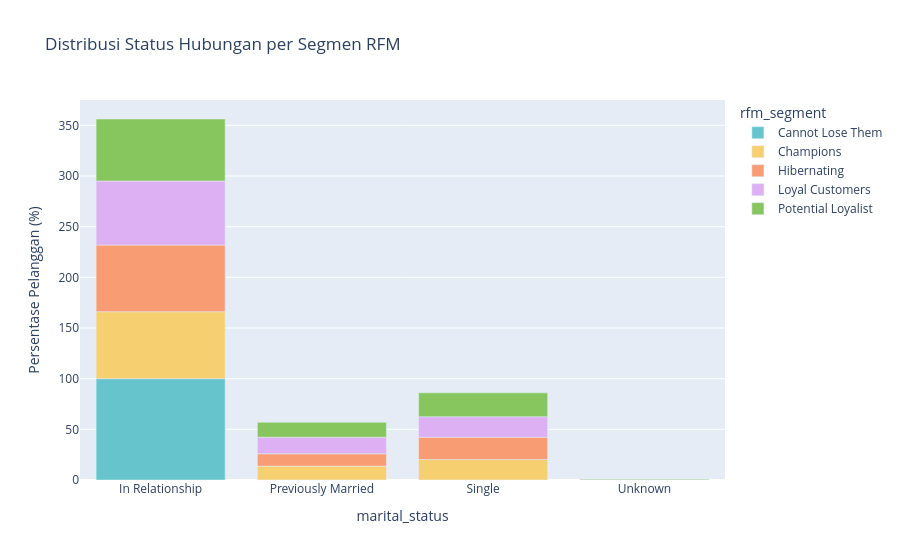

Here is the notebook cell this chart was saved with:
### Code cell
fig_marital = px.bar(marital_group_rfm_percent.transpose(), x=marital_group_rfm_percent.transpose().index, y=marital_group_rfm_percent.transpose().columns,
             title='Distribusi Status Hubungan per Segmen RFM', labels={'index': 'Status Hubungan', 'value': 'Persentase (%)'}, color_discrete_sequence=px.colors.qualitative.Pastel)
fig_marital.update_layout(yaxis_title='Persentase Pelanggan (%)')
fig_marital.show()

### Figure 1 — Plotly figure (JSON) as saved in the notebook; plotly's stock layout.template omitted (floating-point values rounded to 4 significant figures)
{"data": [{"hovertemplate": "rfm_segment=Cannot Lose Them<br>marital_status=%{x}<br>Persentase (%)=%{y}<extra></extra>", "legendgroup": "Cannot Lose Them", "marker": {"color": "rgb(102, 197, 204)", "pattern": {"shape": ""}}, "name": "Cannot Lose Them", "orientation": "v", "showlegend": true, "textposition": "auto", "type": "bar", "x": ["In Relationship", "Previously Married", "Single", "Unknown"], "xaxis": "x", "y": [100.0, 0.0, 0.0, 0.0], "yaxis": "y"}, {"hovertemplate": "rfm_segment=Champions<br>marital_status=%{x}<br>Persentase (%)=%{y}<extra></extra>", "legendgroup": "Champions", "marker": {"color": "rgb(246, 207, 113)", "pattern": {"shape": ""}}, "name": "Champions", "orientation": "v", "showlegend": true, "textposition": "auto", "type": "bar", "x": ["In Relationship", "Previously Married", "Single", "Unknown"], "xaxis": "x", "y": [66.1, 13.7, 20.21, 0.0], "yaxis": "y"}, {"hovertemplate": "rfm_segment=Hibernating<br>marital_status=%{x}<br>Persentase (%)=%{y}<extra></extra>", "legendgroup": "Hibernating", "marker": {"color": "rgb(248, 156, 116)", "pattern": {"shape": ""}}, "name": "Hibernating", "orientation": "v", "showlegend": true, "textposition": "auto", "type": "bar", "x": ["In Relationship", "Previously Married", "Single", "Unknown"], "xaxis": "x", "y": [65.72, 12.16, 22.03, 0.09], "yaxis": "y"}, {"hovertemplate": "rfm_segment=Loyal Customers<br>marital_status=%{x}<br>Persentase (%)=%{y}<extra></extra>", "legendgroup": "Loyal Customers", "marker": {"color": "rgb(220, 176, 242)", "pattern": {"shape": ""}}, "name": "Loyal Customers", "orientation": "v", "showlegend": true, "textposition": "auto", "type": "bar", "x": ["In Relationship", "Previously Married", "Single", "Unknown"], "xaxis": "x", "y": [63.24, 16.4, 20.18, 0.18], "yaxis": "y"}, {"hovertemplate": "rfm_segment=Potential Loyalist<br>marital_status=%{x}<br>Persentase (%)=%{y}<extra></extra>", "legendgroup": "Potential Loyalist", "marker": {"color": "rgb(135, 197, 95)", "pattern": {"shape": ""}}, "name": "Potential Loyalist", "orientation": "v", "showlegend": true, "textposition": "auto", "type": "bar", "x": ["In Relationship", "Previously Married", "Single", "Unknown"], "xaxis": "x", "y": [61.19, 14.63, 23.58, 0.6], "yaxis": "y"}], "layout": {"barmode": "relative", "legend": {"title": {"text": "rfm_segment"}, "tracegroupgap": 0}, "title": {"text": "Distribusi Status Hubungan per Segmen RFM"}, "xaxis": {"anchor": "y", "domain": [0, 1], "title": {"text": "marital_status"}}, "yaxis": {"anchor": "x", "domain": [0, 1], "title": {"text": "Persentase Pelanggan (%)"}}}}
